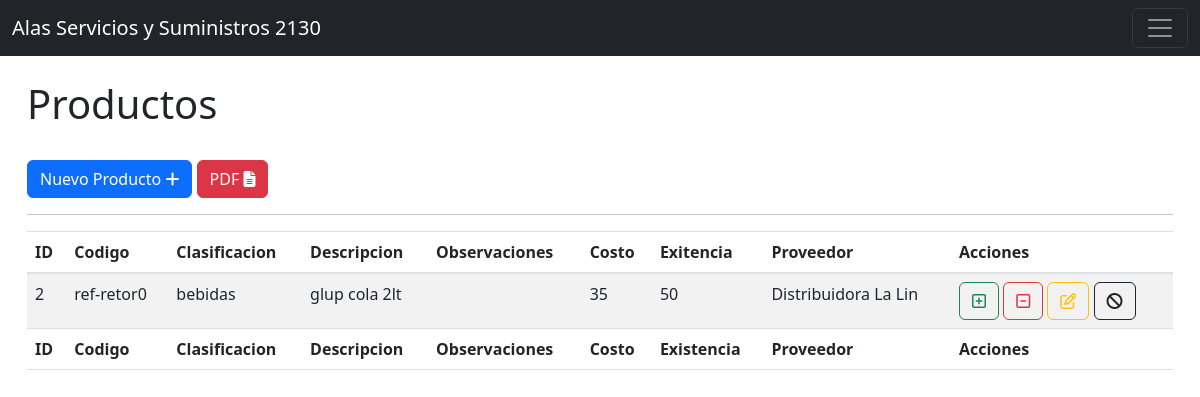
/paginas/home.php (signed in), run on the app's committed database.
### tables this page shows
CREATE TABLE `tbl_productos` (
  `id_producto` int(11) NOT NULL COMMENT 'Id del Producto',
  `codigo` varchar(10) NOT NULL COMMENT 'Codigo del Producto',
  `descripcion` varchar(30) NOT NULL COMMENT 'Descripcion del Producto',
  `costo` int(20) NOT NULL COMMENT 'Precio del Producto',
  `existencia` int(4) NOT NULL COMMENT 'Exitencia del Producto',
  `observaciones` varchar(80) NOT NULL COMMENT 'Observaciones del Producto',
  `id_clasificacion` int(11) NOT NULL COMMENT 'Id de la Clasificación',
  `id_proveedor` int(11) NOT NULL COMMENT 'Id del Proveedor',
  `id_usuario` int(11) NOT NULL COMMENT 'Id del usuario'
);

CREATE TABLE `tbl_clasificacion` (
  `id_clasificacion` int(11) NOT NULL COMMENT 'Id de clasificacion',
  `clasificacion` varchar(30) NOT NULL COMMENT 'Clasificacion del Producto'
);

CREATE TABLE `tbl_proveedores` (
  `id_proveedor` int(11) NOT NULL COMMENT 'Id del Proveedor',
  `rif_proveedor` varchar(20) NOT NULL COMMENT 'Rif del Proveedor',
  `nombre_proveedor` varchar(20) NOT NULL COMMENT 'Nombre del Proveedor',
  `numero_contacto` varchar(15) NOT NULL COMMENT 'Numero de Contacto del Proveedor',
  `persona_contacto` varchar(20) NOT NULL COMMENT 'Persona de Contacto del Proveedor',
  `correo_proveedor` varchar(30) NOT NULL COMMENT 'Correo del Proveedor',
  `dia_pedido` date NOT NULL COMMENT 'Fecha del Pedido',
  `dia_despacho` date NOT NULL COMMENT 'Fecha del Despacho',
  `credito` int(3) NOT NULL COMMENT 'Dias de Credito'
);

### paginas/home.php (the view, shortened to what this page needs)
<?php require "../php/seguridad.php";
  require "../php/conexion.php";
$sql_facturas = "SELECT p.id_producto, p.codigo, c.clasificacion, p.descripcion, p.observaciones, p.costo, p.existencia, pr.id_proveedor, pr.nombre_proveedor FROM tbl_productos p JOIN tbl_clasificacion c ON p.id_clasificacion = c.id_clasificacion JOIN tbl_proveedores pr ON p.id_proveedor = pr.id_proveedor";
$rcs_facturas = mysqli_query($conexion, $sql_facturas) or die("Error al consultar facturas: " . mysqli_error($conexion));
?>
<!doctype html>
<html lang="es">
<head>
    <link href="https://cdn.jsdelivr.net/npm/bootstrap@5.3.0/dist/css/bootstrap.min.css" rel="stylesheet">
    <link rel="stylesheet" href="./datatables.min.css" />
</head>
<body>
 <div class="container">
      <div class="col-md-12 col-md-offset-2">
        <h1>Productos</h1>
        <br>
        <a href="" class="btn btn-primary" data-bs-toggle="modal" data-bs-target="#staticBackdrop">Nuevo Producto
        <i class="fa fa-plus"></i></a>
        <a href="../reportes/reporte_productos.php" target="_blank" class="btn btn-danger">PDF
        <i class="fa-solid fa-file-lines"></i></a>
        <hr>
        <table
          id="tbl_usuarios"
          class="table table-striped table-hover dt-responsive nowrap display"
          style="width: 100%"
        >
          <thead>
            <tr>
              <th>ID</th>
              <th>Codigo</th>
              <th>Clasificacion</th>
              <th>Descripcion</th>
              <th>Observaciones</th>
              <th>Costo</th>
              <th>Exitencia</th>
              <th>Proveedor</th>
              <th>Acciones</th>
            </tr>
          </thead>
          <tfoot>
            <tr>
              <th>ID</th>
              <th>Codigo</th>
              <th>Clasificacion</th>
              <th>Descripcion</th>
              <th>Observaciones</th>
              <th>Costo</th>
              <th>Existencia</th>
              <th>Proveedor</th>
              <th>Acciones</th>
            </tr>
          </tfoot>
          <tbody>
          <?php
                    while($row_factura = mysqli_fetch_array($rcs_facturas, MYSQLI_ASSOC)) {
                    ?>
                        <tr>
                            <td class=""><?php echo $row_factura['id_producto']; ?></td>
                            <td class=""><?php echo $row_factura['codigo']; ?></td>
                            <td class=""><?php echo $row_factura['clasificacion']; ?></td>
                            <td class=""><?php echo $row_factura['descripcion']; ?></td>
                            <td class=""><?php echo $row_factura['observaciones']; ?></td>
                            <td class=""><?php echo $row_factura['costo']; ?></td>
                            <td class=""><?php echo $row_factura['existencia']; ?></td>
                            <td class=""><?php echo $row_factura['nombre_proveedor']; ?></td>
                            <td class="">
                            <a class="btn btn-outline-success" href="registro_entrada.php?id_producto=<?php echo $row_factura['id_producto']; ?>&id_proveedor=<?php echo $row_factura['id_proveedor']; ?>" title="Registra una entrada para el producto <?php echo $row_factura["descripcion"]; ?>">
                            <i class="fa-regular fa-square-plus"></i>
                            </a>
                            <a class="btn btn-outline-danger" href="registro_salidas.php?id_producto=<?php echo $row_factura['id_producto']; ?>" title="Registra una salida para el producto <?php echo $row_factura["descripcion"]; ?>">
                            <i class="fa-regular fa-square-minus"></i>
                            </a>
                            <a class="btn btn-outline-warning" href="form_editar_producto.php?id_producto=<?php echo $row_factura['id_producto']; ?>" title="Actualiza el registo <?php echo $row_factura["descripcion"]; ?>"><i class="fa-regular fa-pen-to-square"></i></a>
                            <a class="btn btn-outline-dark" href="#" title="Habilitar/Inhabilita el registro <?php echo $row_factura["descripcion"]; ?>" onclick="inhabilitarProducto(<?php echo $row_factura['id_producto']; ?>)">
                            <i class="fa-solid fa-ban"></i>
                            </a>
                        	</td>
                        </tr>
                        <?php
                    }
                    ?>
          </tbody>
        </table>
      </div>
    </div>
</body>
</html>

### paginas/home.php (style rules this page uses)
div.container { margin-top: 80px; max-width: 1200px; }

### data on the page
tbl_productos: id_producto "2", codigo "ref-retor0", id_clasificacion.clasificacion "bebidas", descripcion "glup cola 2lt", costo "35", existencia "50", id_proveedor.nombre_proveedor "Distribuidora La Lin"
